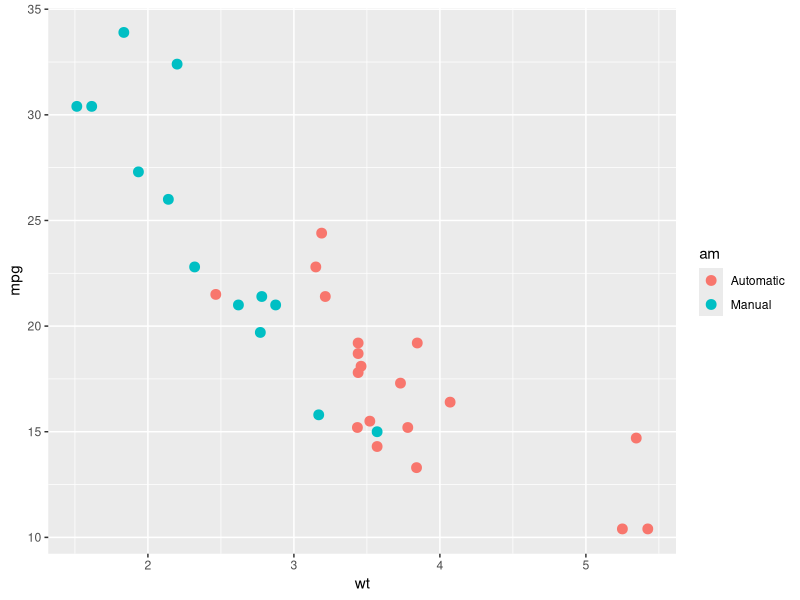
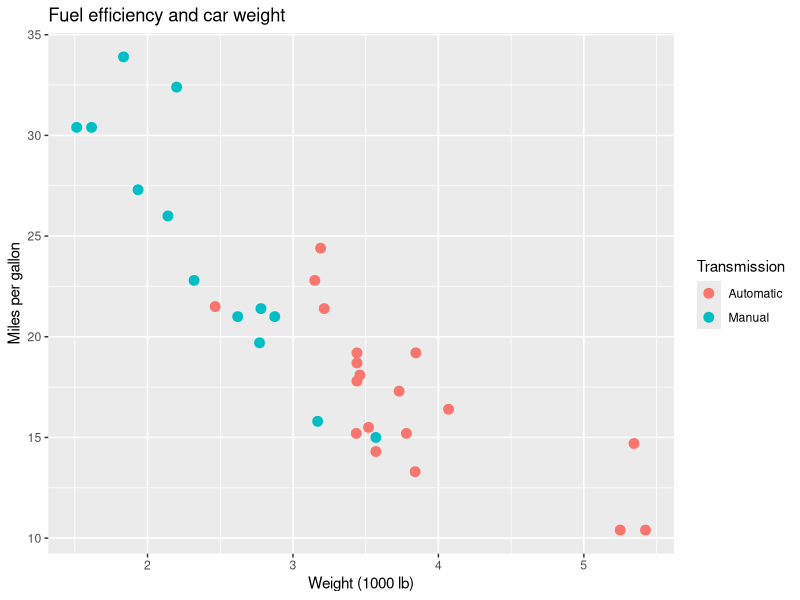
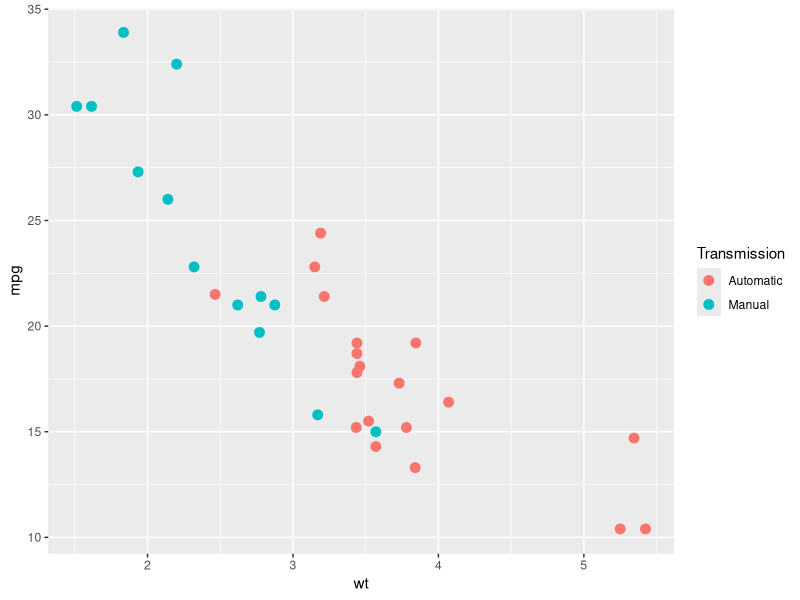
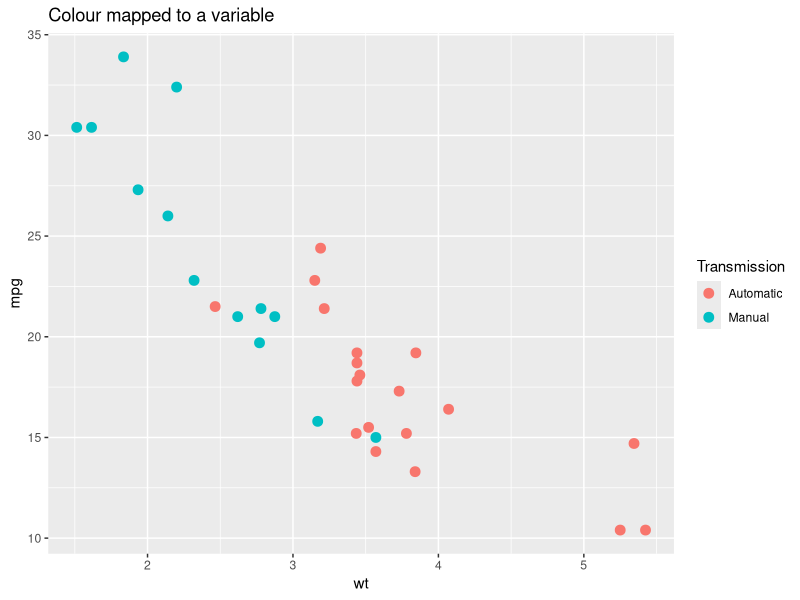
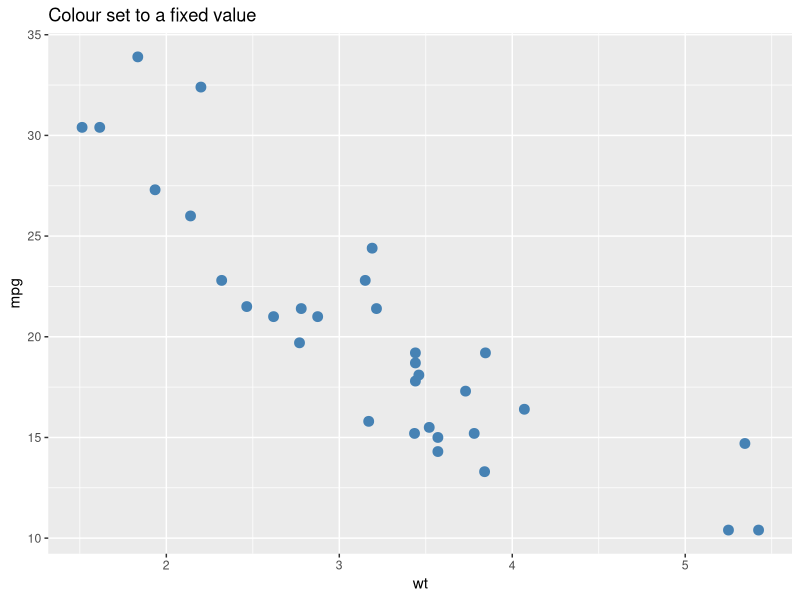
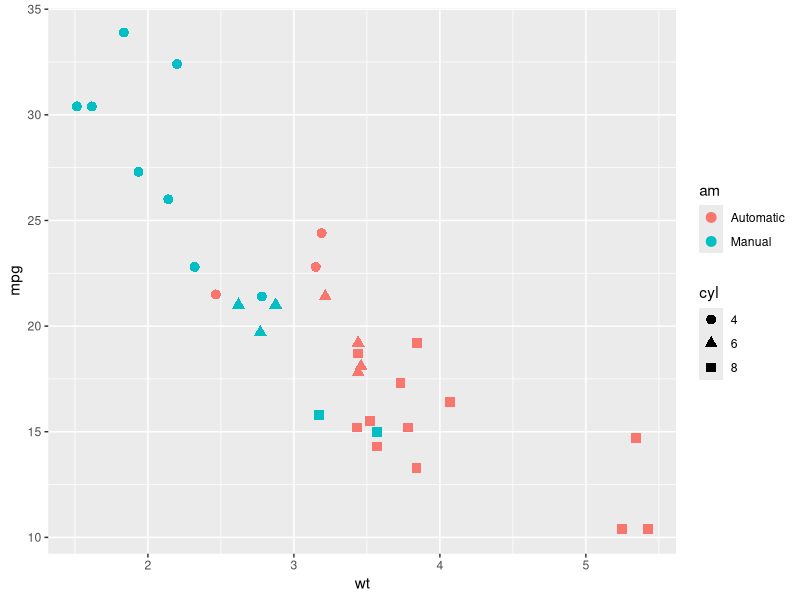
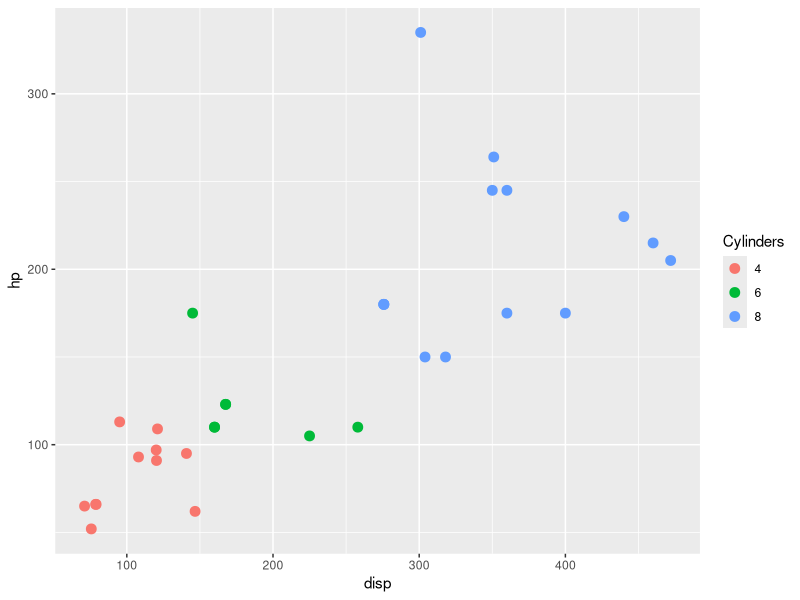
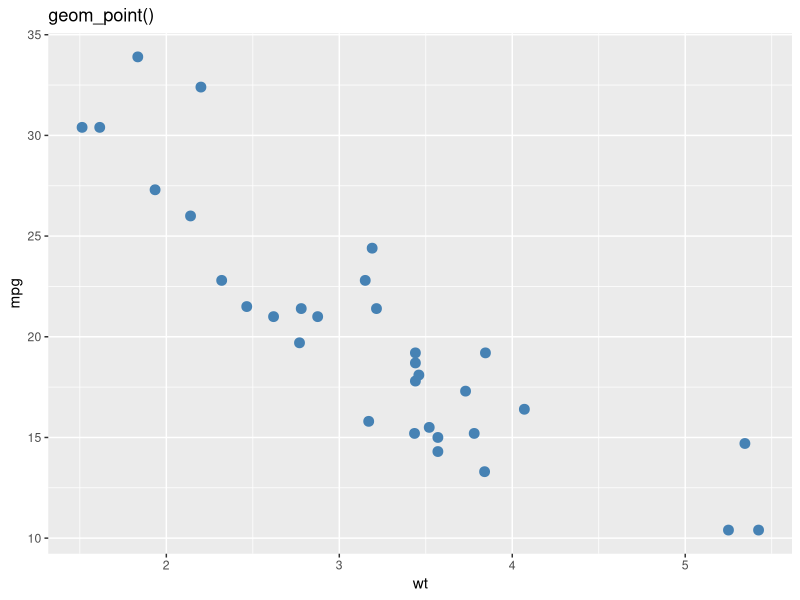

The R source for these figures, in order:
## ---- chunk 1
library(knitr)
library(ggplot2)
library(dplyr)
library(patchwork)  # for combining multiple plots into one layout
library(tibble)

opts_chunk$set(echo = TRUE, message = FALSE, warning = FALSE)

cars <- mtcars %>%
  rownames_to_column(var = "car") %>%   # move row names (car models) into a real column
  mutate(
    cyl = factor(cyl),                  # treat cylinder count as a category, not a number
    gear = factor(gear),                # same for number of gears
    am = factor(am, levels = c(0, 1), labels = c("Automatic", "Manual"))  # give 0/1 readable labels
  )
## ---- chunk 2
ggplot(cars, aes(x = wt, y = mpg, color = am)) +
  geom_point(size = 3)
## ---- chunk 3
ggplot(cars, aes(x = wt, y = mpg, color = am)) +
  geom_point(size = 3) +
  labs(title = "Fuel efficiency and car weight",
    x = "Weight (1000 lb)",
    y = "Miles per gallon",
    color = "Transmission"
  )
## ---- chunk 4
glimpse(cars)
## ---- chunk 5
ggplot(cars, aes(x = wt, y = mpg, color = am)) +  # wt -> x, mpg -> y, am -> colour
  geom_point(size = 3) +
  labs(color = "Transmission")
## ---- chunk 6
mapped_plot <- ggplot(cars, aes(x = wt, y = mpg, color = am)) +  # color inside aes() = data-driven
  geom_point(size = 3) +
  labs(title = "Colour mapped to a variable", color = "Transmission")

mapped_plot
## ---- chunk 7
set_plot <- ggplot(cars, aes(x = wt, y = mpg)) +
  geom_point(size = 3, color = "steelblue") +  # color outside aes() = fixed value for all points
  labs(title = "Colour set to a fixed value")

set_plot
## ---- chunk 8
ggplot(cars, aes(x = wt, y = mpg, color = am, shape = cyl)) +  # two aesthetics mapped at once
  geom_point(size = 3)
## ---- chunk 9
ggplot(cars, aes(x = disp, y = hp, color = cyl)) +  # cyl mapped to color (inside aes)
  geom_point(size = 3) +                             # size set to fixed value (outside aes)
  labs(color = "Cylinders")                          # rename the colour legend
## ---- chunk 10
scatter_geom <- ggplot(cars, aes(x = wt, y = mpg)) +
  geom_point(color = "steelblue", size = 3) +
  labs(title = "geom_point()")

scatter_geom
## ---- chunk 11
hist_geom <- ggplot(cars, aes(x = mpg)) +
  geom_histogram(binwidth = 2, fill = "tomato", color = "white") +  # binwidth controls bar width; color is bar border
  labs(title = "geom_histogram()")

hist_geom
## ---- chunk 12
bar_geom <- ggplot(cars, aes(x = cyl)) +
  geom_bar(fill = "grey40") +   # geom_bar() counts rows per category automatically
  labs(title = "geom_bar()", x = "Cylinders")

bar_geom
## ---- chunk 13
box_geom <- ggplot(cars, aes(x = cyl, y = mpg)) +
  geom_boxplot(fill = "khaki") +
  labs(title = "geom_boxplot()", x = "Cylinders")

box_geom
## ---- chunk 14
ggplot(cars, aes(x = gear, y = mpg)) +
  geom_boxplot(fill = "grey85", outlier.shape = NA) +  # hide outlier dots so jitter shows all cars
  geom_jitter(aes(color = am), width = 0.15, size = 2.5, alpha = 0.85) +  # map transmission to colour and spread points slightly
  labs(x = "Gears", y = "Miles per gallon", color = "Transmission") +
  theme_minimal()
## ---- chunk 15
ggplot(cars, aes(x = wt, y = mpg)) +
  geom_point(aes(color = am), size = 3) +
  geom_smooth(method = "lm", se = FALSE, color = "black", linewidth = 0.8) +  # lm = linear trend line; se = FALSE hides confidence ribbon
  geom_text(
    data = cars %>% filter(mpg > 30 | wt > 5),  # only label the extreme/interesting cars
    aes(label = car),
    check_overlap = TRUE,  # skip labels that would overlap each other
    nudge_y = 1,           # shift labels slightly above their points
    size = 3
  ) +
  labs(color = "Transmission")
## ---- chunk 16
ggplot(cars, aes(x = gear, y = mpg)) +
  geom_boxplot(fill = "grey85", outlier.shape = NA) +       # hide outlier dots; jitter will show all points
  geom_jitter(aes(color = am), width = 0.15, size = 2.5, alpha = 0.85) +  # color mapped per-geom, not inherited
  labs(x = "Gears", y = "Miles per gallon", color = "Transmission")
## ---- chunk 17
numeric_default <- ggplot(cars, aes(x = hp, y = mpg)) +
  geom_point(size = 3, color = "grey40") +
  labs(title = "Default numeric scales")

numeric_default
## ---- chunk 18
numeric_scaled <- ggplot(cars, aes(x = hp, y = mpg)) +
  geom_point(size = 3, color = "grey40") +
  scale_x_continuous(breaks = seq(50, 350, by = 50)) +  # seq() generates tick positions: 50, 100, 150 ...
  scale_y_continuous(breaks = seq(10, 35, by = 5)) +
  labs(title = "Custom numeric breaks")

numeric_scaled
## ---- chunk 19
default_order_plot <- ggplot(cars, aes(x = factor(cyl), y = mpg)) +
  geom_boxplot(fill = "grey80") +
  labs(title = "Default order", x = "Cylinders")

default_order_plot
## ---- chunk 20
reordered_plot <- ggplot(cars, aes(x = reorder(factor(cyl), mpg, median), y = mpg)) +  # reorder(variable, by_what, function)
  geom_boxplot(fill = "tomato") +
  labs(title = "Reordered by median mpg", x = "Cylinders")

reordered_plot
## ---- chunk 21
color_scale_plot <- ggplot(cars, aes(x = wt, y = mpg, color = hp)) +
  geom_point(size = 4) +
  scale_color_gradient(low = "skyblue", high = "firebrick") +  # low hp = blue, high hp = red
  labs(title = "Continuous colour scale", color = "Horsepower")

mean_mpg_by_cyl_gear <- cars %>%
  group_by(cyl, gear) %>%
  summarise(mean_mpg = mean(mpg), .groups = "drop")  # .groups = "drop" removes grouping after summarise

color_scale_plot
## ---- chunk 22
fill_scale_plot <- ggplot(mean_mpg_by_cyl_gear, aes(x = cyl, y = gear, fill = mean_mpg)) +
  geom_tile(color = "white", linewidth = 0.8) +                          # color here is the tile border, not fill
  geom_text(aes(label = round(mean_mpg, 1)), color = "white", fontface = "bold") +  # overlay value labels on tiles
  scale_fill_gradient(low = "khaki1", high = "darkgreen") +
  labs(
    title = "Continuous fill scale",
    x = "Cylinders",
    y = "Gears",
    fill = "Mean mpg"
  )

fill_scale_plot
## ---- chunk 23
styled_plot <- ggplot(cars, aes(x = wt, y = mpg, color = am)) +
  geom_point(size = 3) +
  labs(
    title = "Heavier cars tend to have lower fuel efficiency",
    subtitle = "Transmission highlights one part of the pattern in mtcars",
    x = "Weight (1000 lb)",
    y = "Miles per gallon",
    color = "Transmission"
  ) +
  theme_minimal(base_size = 12) +  # clean background; base_size scales all text proportionally
  theme(legend.position = "top")   # move legend above the plot

styled_plot
## ---- chunk 24
dashboard_plot <- (styled_plot / (reordered_plot | fill_scale_plot)) +  # / stacks rows; inner | places side by side
  plot_annotation(
    title = "Three views of the mtcars dataset",
    subtitle = "Scatter plot, reordered box plot, and summary heatmap",
    caption = "Data source: mtcars"
  ) +
  plot_layout(guides = "collect")  # merge duplicate legends into one shared legend

dashboard_plot
## ---- chunk 25
png_file <- tempfile("mtcars-plot-", fileext = ".png")  # tempfile() creates a safe throwaway path
pdf_file <- tempfile("mtcars-plot-", fileext = ".pdf")

ggsave(filename = png_file, plot = styled_plot, width = 8, height = 5, dpi = 300)  # dpi = resolution; 300 is print quality
ggsave(filename = pdf_file, plot = styled_plot, width = 8, height = 5)             # PDF is vector so dpi is irrelevant

png_file  # print the path so you can inspect the saved file
pdf_file
## ---- chunk 26
fuel_scatter <- ggplot(cars, aes(x = wt, y = mpg, color = hp)) +
  geom_point(size = 3) +
  scale_color_gradient(low = "lightblue", high = "darkred") +  # encodes a third variable (hp) through colour
  labs(
    title = "Fuel efficiency vs weight",
    x = "Weight (1000 lb)",
    y = "Miles per gallon",
    color = "Horsepower"
  )

fuel_boxplot <- ggplot(cars, aes(x = reorder(factor(cyl), mpg, median), y = mpg, fill = am)) +  # sort cylinders by median mpg
  geom_boxplot() +
  labs(
    title = "Fuel efficiency by cylinder count",
    x = "Cylinders",
    y = "Miles per gallon",
    fill = "Transmission"
  )

fuel_scatter | fuel_boxplot  # combine the two panels side by side
